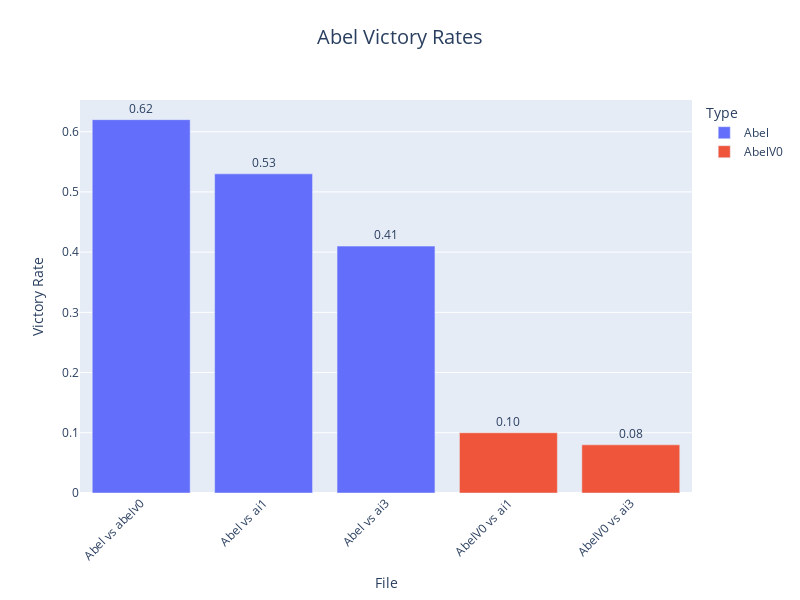

The code cell stored with this chart in its notebook:
### Code cell
#Plot Abel victory rates
fig = px.bar(abel_df, x="Name", y="Victory Rate", color="Type",
             title="Abel Victory Rates",
             labels={"File": "File", "Victory Rate": "Victory Rate"},
             text="Victory Rate")
fig.update_traces(texttemplate='%{text:.2f}', textposition='outside')
fig.update_layout(
    xaxis_title="File",
    yaxis_title="Victory Rate",
    title_x=0.5,
    title_y=0.95,
    title_font=dict(size=20),
    xaxis_tickangle=-45,
    width=800,
    height=600
)
fig.show()

### Figure 1 — Plotly figure (JSON) as saved in the notebook; plotly's stock layout.template omitted (floating-point values rounded to 4 significant figures)
{"data": [{"hovertemplate": "Type=Abel<br>Name=%{x}<br>Victory Rate=%{text}<extra></extra>", "legendgroup": "Abel", "marker": {"color": "#636efa", "pattern": {"shape": ""}}, "name": "Abel", "orientation": "v", "showlegend": true, "text": [0.62, 0.53, 0.41], "textposition": "outside", "texttemplate": "%{text:.2f}", "type": "bar", "x": ["Abel vs abelv0", "Abel vs ai1", "Abel vs ai3"], "xaxis": "x", "y": [0.62, 0.53, 0.41], "yaxis": "y"}, {"hovertemplate": "Type=AbelV0<br>Name=%{x}<br>Victory Rate=%{text}<extra></extra>", "legendgroup": "AbelV0", "marker": {"color": "#EF553B", "pattern": {"shape": ""}}, "name": "AbelV0", "orientation": "v", "showlegend": true, "text": [0.1, 0.08], "textposition": "outside", "texttemplate": "%{text:.2f}", "type": "bar", "x": ["AbelV0 vs ai1", "AbelV0 vs ai3"], "xaxis": "x", "y": [0.1, 0.08], "yaxis": "y"}], "layout": {"barmode": "relative", "height": 600, "legend": {"title": {"text": "Type"}, "tracegroupgap": 0}, "title": {"font": {"size": 20}, "text": "Abel Victory Rates", "x": 0.5, "y": 0.95}, "width": 800, "xaxis": {"anchor": "y", "domain": [0, 1], "tickangle": -45, "title": {"text": "File"}}, "yaxis": {"anchor": "x", "domain": [0, 1], "title": {"text": "Victory Rate"}}}}
